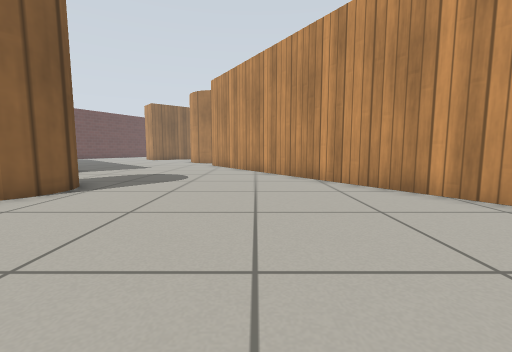
[1] (above)

24 first-person views from a walk through a robot-simulator world made for Gazebo. The camera is 0.5 m above the floor, tilts 6° down and sees 90° across. The floor is counted in squares, 0.5 m on a side. Each view is taken from the middle of a square. On the plan, view 1 faces up. The plan holds only what a view shows up to about 11 squares ahead; the rest is blank. The place goes on beyond the plan. Gazebo's built-in surfaces are drawn with simple patterns.

[2]
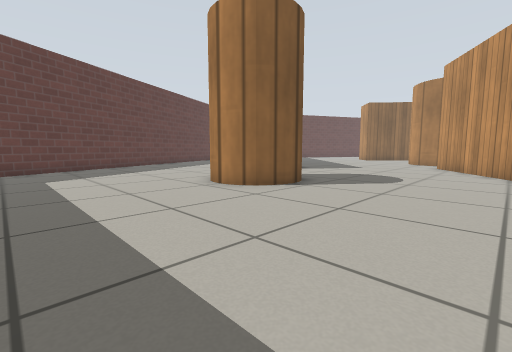

[3]
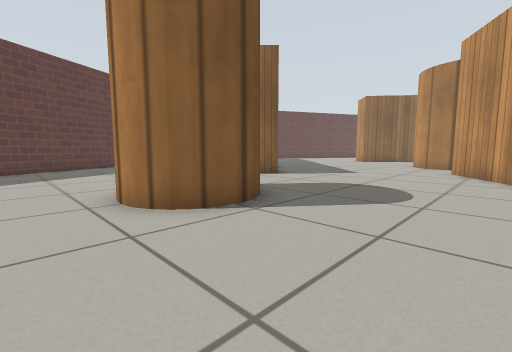

[4]
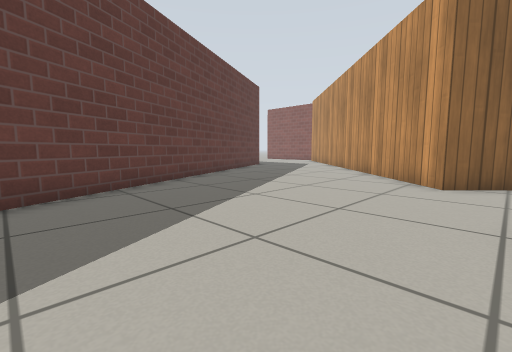

[5]
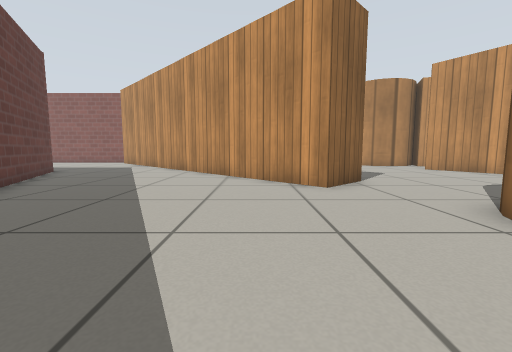

[6]
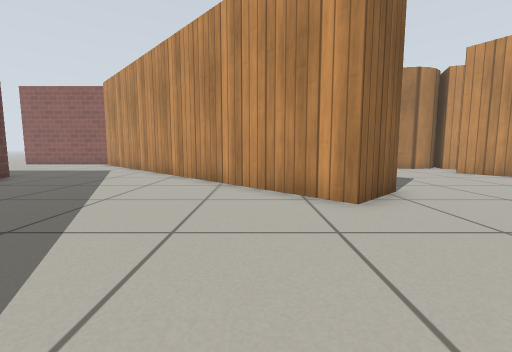

[7]
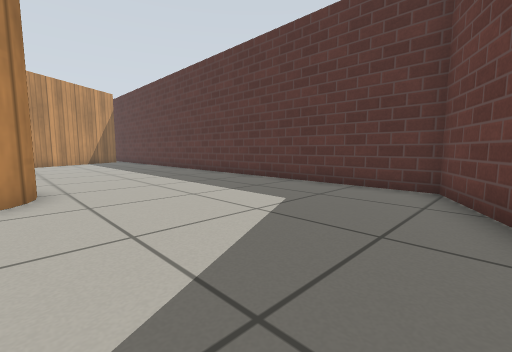

[8]
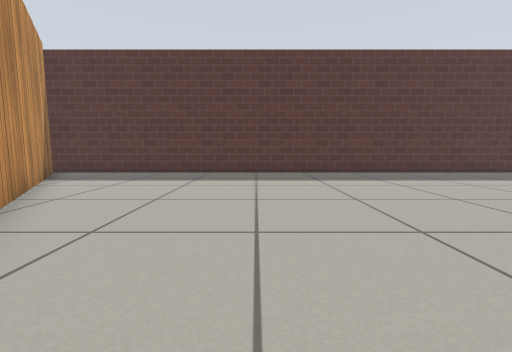

[9]
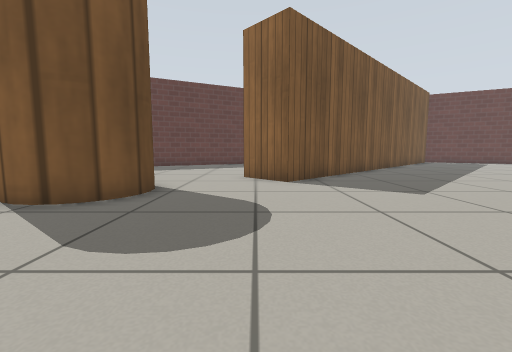

[10]
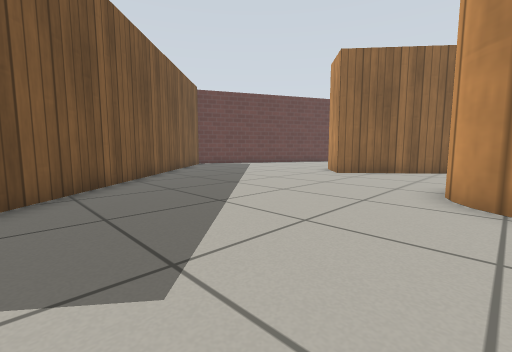

[11]
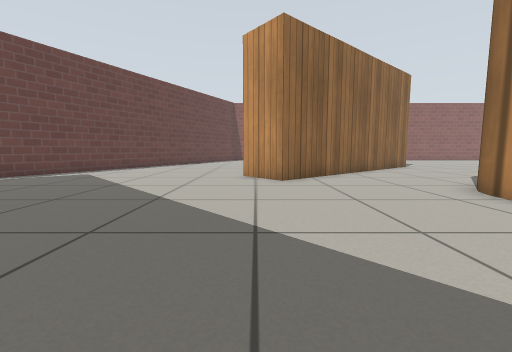

[12]
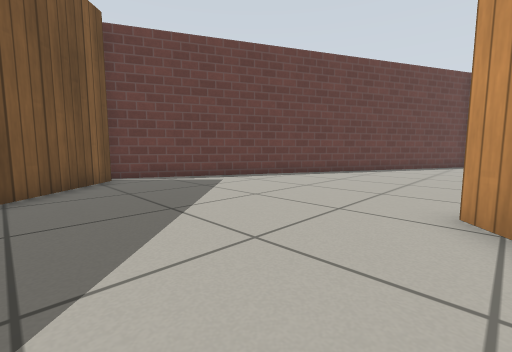

[13]
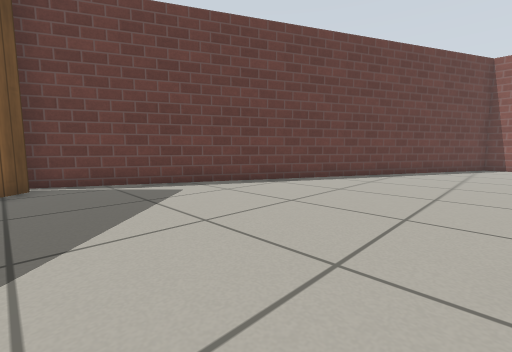

[14]
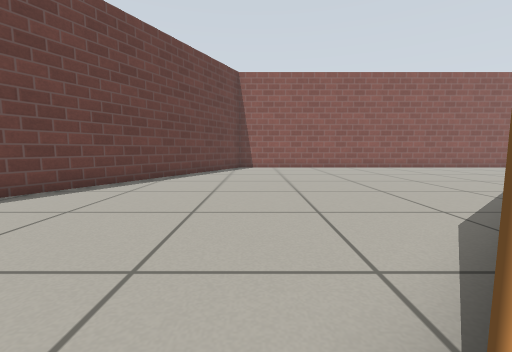

[15]
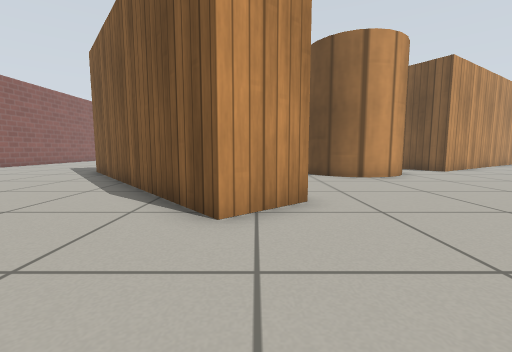

[16]
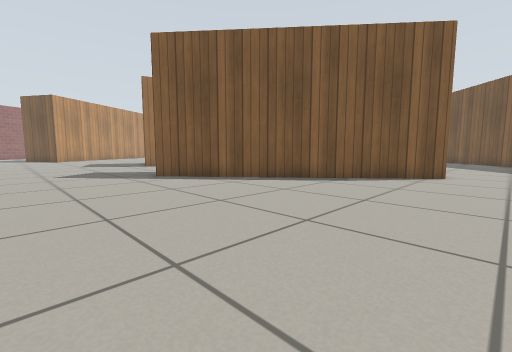

[17]
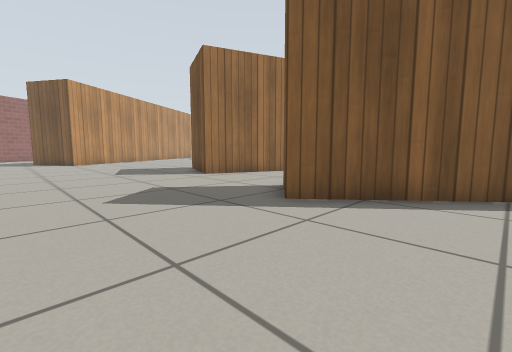

[18]
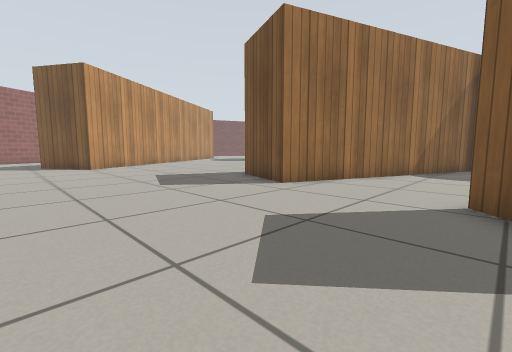

[19]
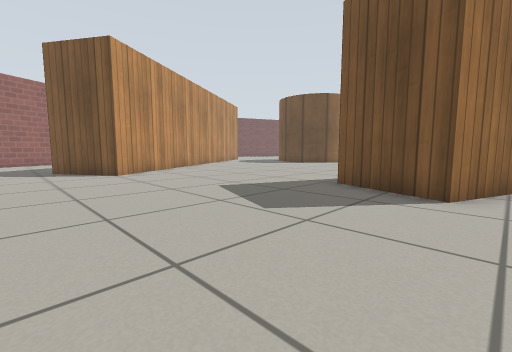

[20]
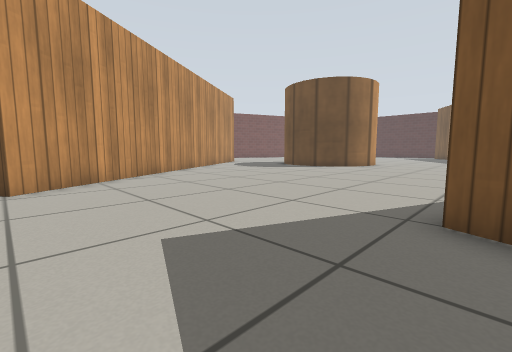

[21]
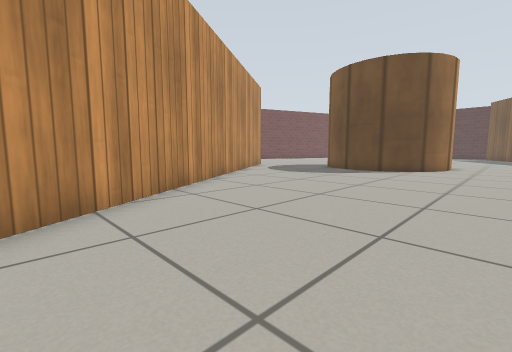

[22]
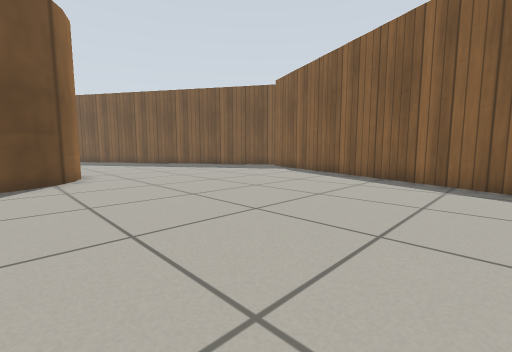

[23]
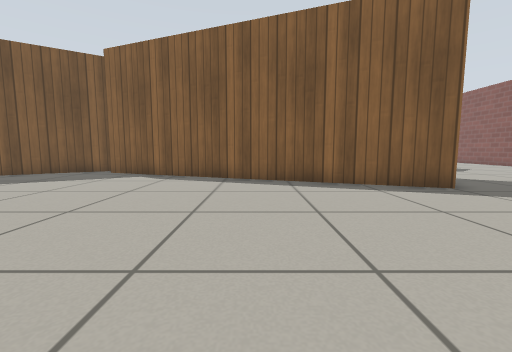

[24]
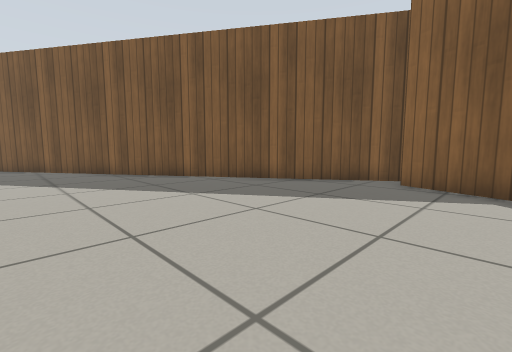

### Floor plan
Points are (right, up) in squares from view 1. A wall is a line through its corners. A room is listed if a view was taken in it or the views show most of it. See-through windows are left out.
Room 1 (views 1, 2, 3, 4, 5, 6, 7, 8, 9)
walls: (-8.7, 12.1) (-7.7, 11) (-9.1, 9.6) (-15.7, 16.3); (-19.9, 14.1) (-11.9, -1.9) (8.6, -1.9); (8.2, -1.3) (-1.8, 14.2)
ways out: opening at (-5.5, 12.2) to room 2
objects: wooden cylinder (-7, 5) to (-5, 7)
Room 2 (views 10, 11, 12, 13, 14, 15, 16, 17)
walls: (-9.2, 23) (-10.5, 24.5) (-3.9, 30); (-14.8, 18.3) (-8.7, 12.1); (-18.9, 22.5) (-16.5, 20); (-13.1, 35.5) (-19.6, 22.4); (-1.8, 14.2) (-2.7, 15.7)
ways out: opening at (-5.5, 12.2) to room 1; opening at (-4.8, 33) to room 3; opening at (-7, 22.3)
Room 3 (views 18, 19, 20, 21, 22, 23, 24)
walls: (1.6, 26.1) (2.8, 29.1) (5.6, 28) (1.2, 16.8); (0.2, 16.6) (8.8, 3.3); (15.5, 27.1) (12.4, 31.9) (15, 33.6); (-3.9, 30) (-2.8, 31) (-1.5, 29.4)
ways out: opening at (-4.8, 33) to room 2; opening at (-1.5, 27)

Where each view was taken, in squares from view 1:
view 1: 0 up, 0 right, facing up
view 2: 0 up, 0 right, facing up-left
view 3: 3 up, 1 left, facing up-left
view 4: 2 up, 8 left, facing up-left
view 5: 3 up, 11 left, facing up
view 6: 5 up, 11 left, facing up
view 7: 5 up, 13 left, facing down-right
view 8: 9 up, 0 right, facing down
view 9: 10 up, 0 right, facing left
view 10: 13 up, 4 left, facing up-left
view 11: 15 up, 10 left, facing up
view 12: 20 up, 10 left, facing up-left
view 13: 22 up, 11 left, facing up-left
view 14: 24 up, 11 left, facing up
view 15: 24 up, 14 left, facing right
view 16: 35 up, 12 left, facing down-right
view 17: 35 up, 6 left, facing down-right
view 18: 35 up, 2 left, facing down-right
view 19: 35 up, 2 right, facing down-right
view 20: 32 up, 5 right, facing down-right
view 21: 31 up, 9 right, facing down-right
view 22: 27 up, 13 right, facing down-left
view 23: 23 up, 12 right, facing left
view 24: 19 up, 9 right, facing down-left
